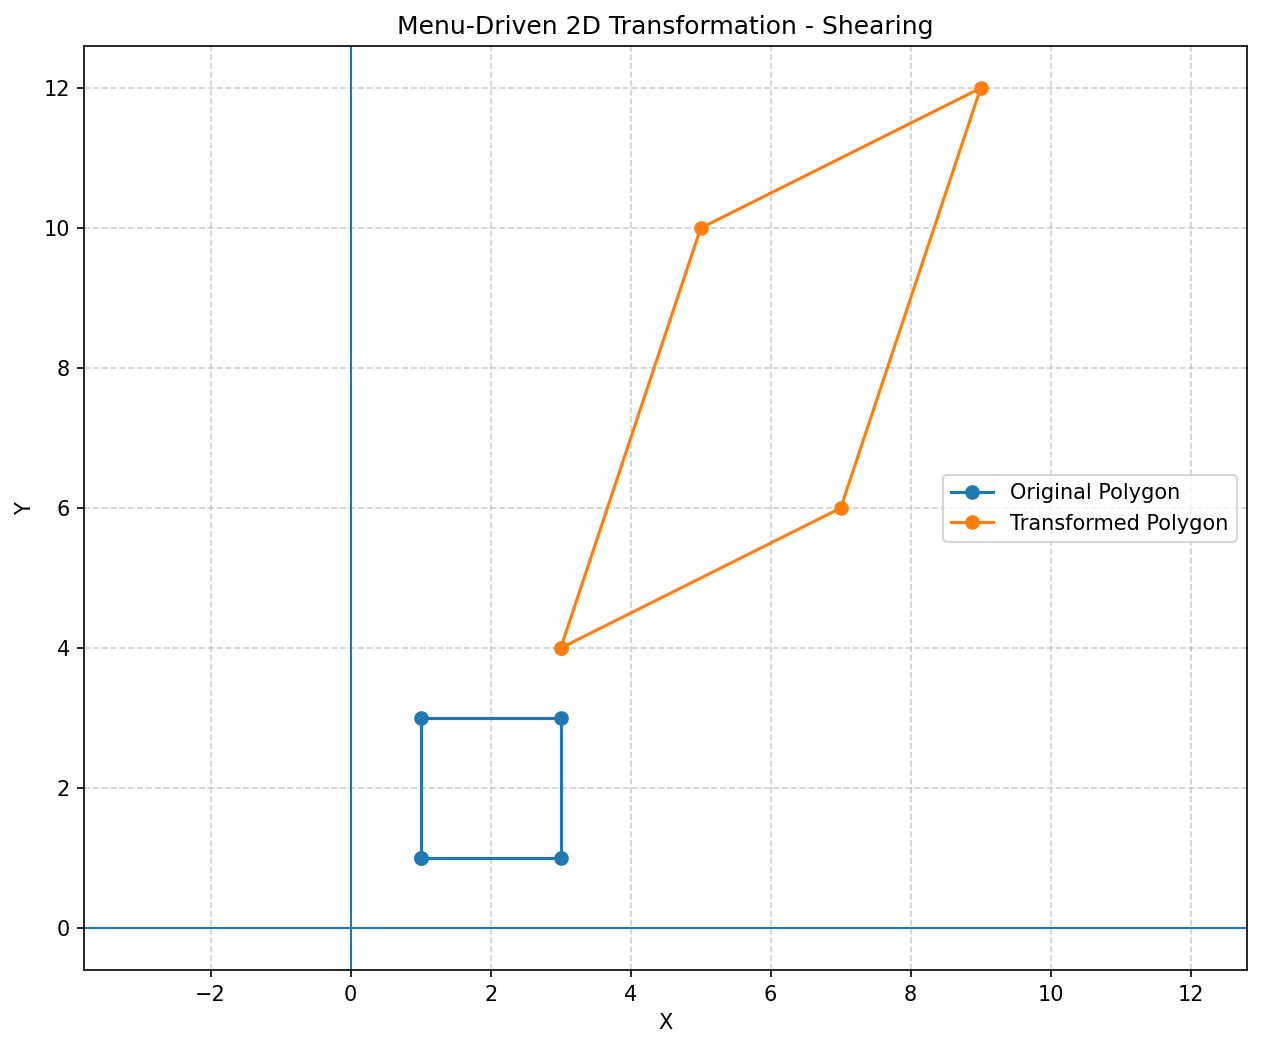

This figure's Python source:
import numpy as np
import matplotlib.pyplot as plt
import math


# ------------------------------------------------
# Original Polygon
# ------------------------------------------------

polygon = np.array([
    [1, 1, 1],
    [3, 1, 1],
    [3, 3, 1],
    [1, 3, 1]
], dtype=float)


# ------------------------------------------------
# Transformation Functions
# ------------------------------------------------

def translation(tx, ty):

    return np.array([
        [1, 0, tx],
        [0, 1, ty],
        [0, 0, 1]
    ], dtype=float)


def rotation(angle):

    theta = math.radians(angle)

    return np.array([
        [math.cos(theta), -math.sin(theta), 0],
        [math.sin(theta),  math.cos(theta), 0],
        [0, 0, 1]
    ], dtype=float)


def scaling(sx, sy):

    return np.array([
        [sx, 0, 0],
        [0, sy, 0],
        [0, 0, 1]
    ], dtype=float)


def reflection_y_equals_x():

    return np.array([
        [0, 1, 0],
        [1, 0, 0],
        [0, 0, 1]
    ], dtype=float)


def shearing(shx, shy):

    return np.array([
        [1, shx, 0],
        [shy, 1, 0],
        [0, 0, 1]
    ], dtype=float)


# ------------------------------------------------
# Display Menu
# ------------------------------------------------

print("\n===================================")
print("  2D TRANSFORMATION MENU")
print("===================================")

print("1. Translation")
print("2. Rotation")
print("3. Scaling")
print("4. Reflection about y = x")
print("5. Shearing")
print("6. Exit")

choice = int(input("\nEnter your choice: "))


# ------------------------------------------------
# Select Transformation
# ------------------------------------------------

if choice == 1:

    tx = float(input("Enter translation in X: "))
    ty = float(input("Enter translation in Y: "))

    M = translation(tx, ty)

    title = "Translation"


elif choice == 2:

    angle = float(input("Enter rotation angle: "))

    M = rotation(angle)

    title = "Rotation"


elif choice == 3:

    sx = float(input("Enter scaling factor Sx: "))
    sy = float(input("Enter scaling factor Sy: "))

    M = scaling(sx, sy)

    title = "Scaling"


elif choice == 4:

    M = reflection_y_equals_x()

    title = "Reflection about y = x"


elif choice == 5:

    shx = float(input("Enter X shear factor: "))
    shy = float(input("Enter Y shear factor: "))

    M = shearing(shx, shy)

    title = "Shearing"


elif choice == 6:

    print("Program terminated.")

    exit()


else:

    print("Invalid choice.")

    exit()


# ------------------------------------------------
# Apply Transformation
# ------------------------------------------------

transformed_polygon = []

for point in polygon:

    new_point = M @ point

    transformed_polygon.append(new_point)


transformed_polygon = np.array(
    transformed_polygon
)


# ------------------------------------------------
# Print Results
# ------------------------------------------------

print("\n===================================")
print("Transformation Matrix:")
print("===================================")

print(M)

print("\nOriginal Polygon:")
print(polygon)

print("\nTransformed Polygon:")
print(transformed_polygon)


# ------------------------------------------------
# Extract Coordinates
# ------------------------------------------------

original_x = polygon[:, 0]
original_y = polygon[:, 1]

transformed_x = transformed_polygon[:, 0]
transformed_y = transformed_polygon[:, 1]


# Close polygons

original_x = np.append(
    original_x,
    original_x[0]
)

original_y = np.append(
    original_y,
    original_y[0]
)

transformed_x = np.append(
    transformed_x,
    transformed_x[0]
)

transformed_y = np.append(
    transformed_y,
    transformed_y[0]
)


# ------------------------------------------------
# Plot
# ------------------------------------------------

plt.figure(figsize=(10, 8))


# Original polygon

plt.plot(
    original_x,
    original_y,
    '-o',
    label="Original Polygon"
)


# Transformed polygon

plt.plot(
    transformed_x,
    transformed_y,
    '-o',
    label="Transformed Polygon"
)


# Axes

plt.axhline(
    0,
    linewidth=1
)

plt.axvline(
    0,
    linewidth=1
)


# Grid

plt.grid(
    True,
    linestyle='--',
    alpha=0.6
)


# Equal scale

plt.axis('equal')


# Labels

plt.xlabel("X")

plt.ylabel("Y")


# Title

plt.title(
    "Menu-Driven 2D Transformation - " + title
)


plt.legend()


# ------------------------------------------------
# Save Image
# ------------------------------------------------

plt.savefig(
    "Q20_menu_transformations.png",
    dpi=150,
    bbox_inches="tight"
)


plt.show()


print(
    "\nImage saved as Q20_menu_transformations.png"
)
